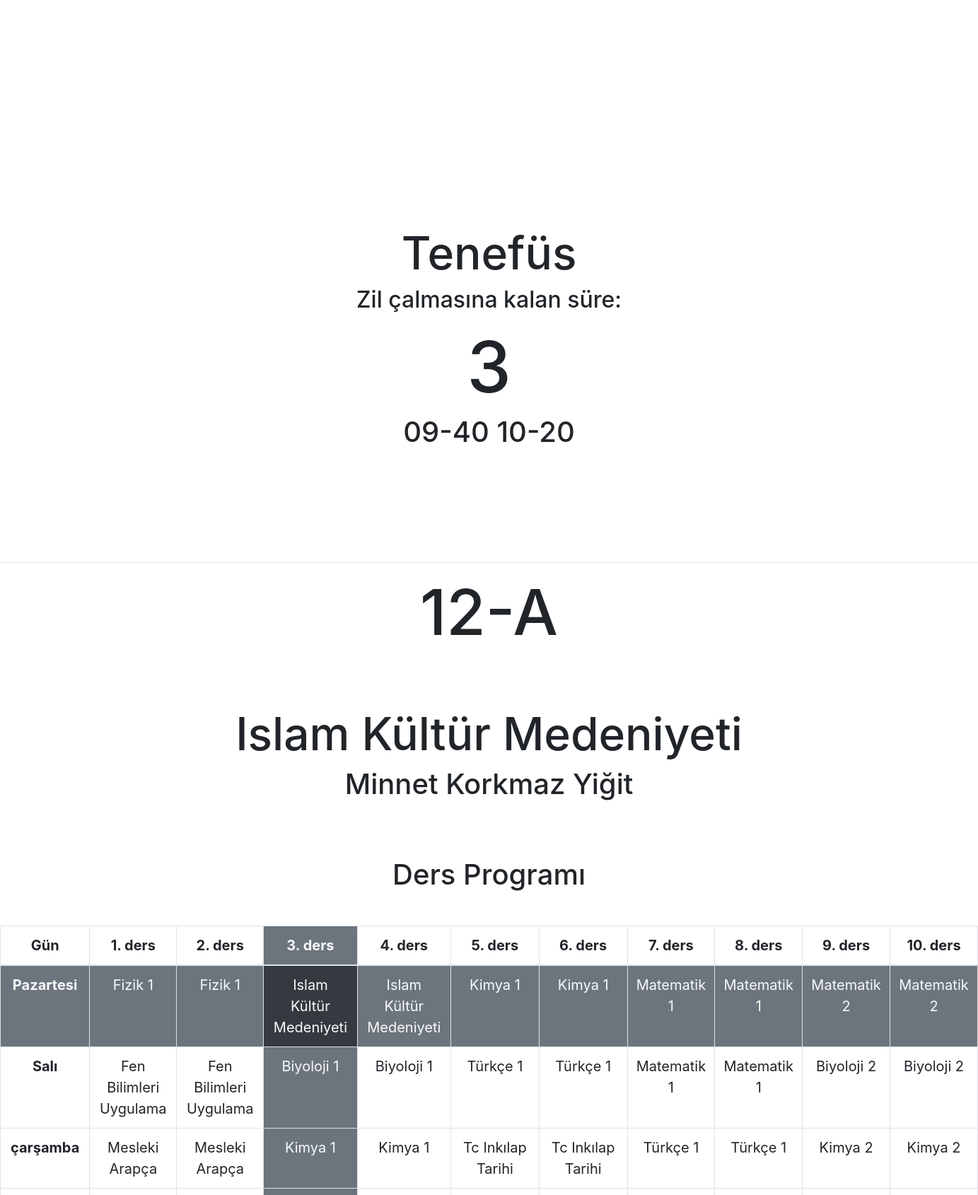
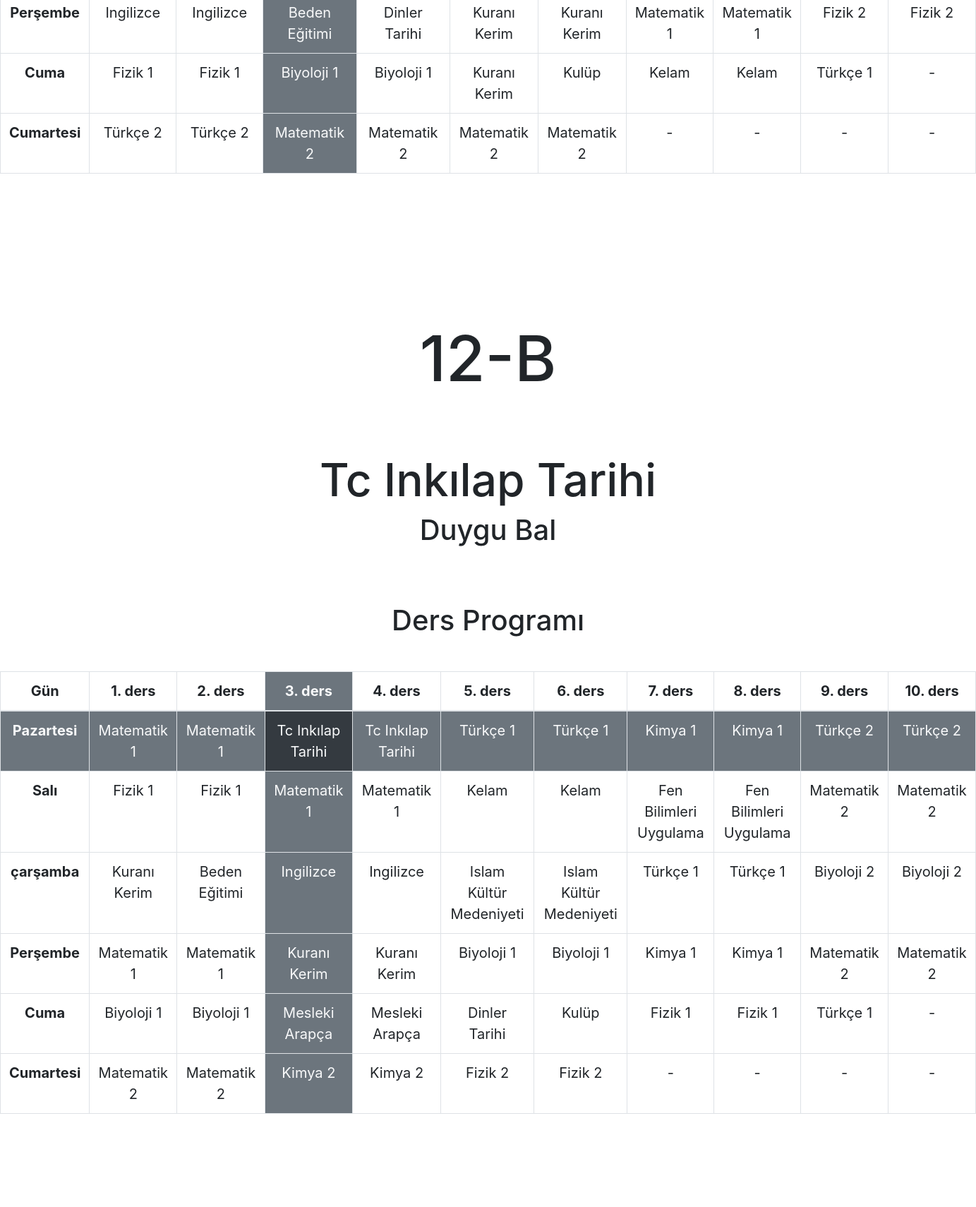
The page / (upper part) on the database its author committed (2 pictures, top to bottom).
### tables this page shows
CREATE TABLE a_day(name TEXT NOT NULL UNIQUE, lessons TEXT NULL);

CREATE TABLE a(id TEXT NOT NULL UNIQUE, name TEXT NOT NULL, teacher TEXT NOT NULL, homework TEXT NULL);

CREATE TABLE b(id TEXT NOT NULL UNIQUE, name TEXT NOT NULL, teacher TEXT NOT NULL, homework TEXT NULL);

### index.php (the view, shortened to what this page needs)
<!DOCTYPE html>
<html lang="en">
<head>
	<link rel="stylesheet" href="https://cdn.jsdelivr.net/npm/bootstrap@4.4.1/dist/css/bootstrap.min.css">
</head>
<body>
<?php
	$day = "monday";
	$time = [9,37];
	$n_saatler = ["08000840", "08500930", "09401020", "10301110", "11201200", "12101250", "13401420", "14301510", "15201600", "16001640"];
	switch ($day) {
		case "monday":
			$day = "pazartesi";
			$times = $n_saatler;
			break;
	}
	function get_day_lessons($day, $class)
	{
		$dir = "sqlite:db.sqlite";
		$database = new PDO($dir);
		$qry = "SELECT lessons FROM ".$class."_day WHERE name='$day'";
		$results = $database->query($qry);
		foreach ($results as $result)
		{
			$row = str_split($result[0], 4);
		}
		return $row;
	}
	function get_all_lessons($class)
	{
		$dir = "sqlite:db.sqlite";
		$database = new PDO($dir);
		$qry = "SELECT lessons FROM ".$class."_day";
		$results = $database->query($qry);
		$week = [];
		foreach ($results as $result)
		{
			$week[] = $result[0];
		}
		return $week;
	}
	function get_lesson($time, $times, $get_day_less)
	{
		for ($less=0; $less < sizeof($times); $less++)
		{
			$current_time_periot = str_split($times[$less], 2);
			$lesson_start_munite = intval($current_time_periot[0])*60+intval($current_time_periot[1]);
			$lesson_end_munite = intval($current_time_periot[2])*60+intval($current_time_periot[3]);
			$time_munite = intval($time[0])*60+intval($time[1]);
			if
			(
				$lesson_start_munite < $time_munite+1 &&
				$time_munite-1 < $lesson_end_munite
			)
			{
				$current_lesson = $get_day_less[$less];
				$tenefus = false;
				$remaining_time = $lesson_end_munite - $time_munite;
				$lesson_periot = $current_time_periot;
				$lesson_number = $less;
				return [$tenefus,$lesson_number,$current_lesson, $remaining_time, $lesson_periot];
			}
			else if
			(
				$less+1 > sizeof($times) || $less+1 == sizeof($times)
			)
			{
				$day_over = true;
				return false;
			}
			else if
			(
				$time_munite > $lesson_end_munite && $time_munite-$lesson_end_munite < 10
			)
			{
				$current_lesson = $get_day_less[$less+1];
				$tenefus = true;
				$remaining_time = 10-$time_munite+$lesson_end_munite;
				$lesson_periot = str_split($times[$less+1], 2);
				$lesson_number = $less+1;
				return [$tenefus,$lesson_number,$current_lesson, $remaining_time, $lesson_periot];
			}
		}
	}
	function lesson_infos($lesson_id, $class)
	{
		if ($lesson_id == "kul1")
		{
			return ["kul1", "kulüp", "-", ""];
		}
		$dir = "sqlite:db.sqlite";
		$database = new PDO($dir);
		$query = "SELECT * FROM $class WHERE id='$lesson_id'";
		$results = $database->query($query);
		foreach ($results as $result)
		{
			$lesson_id = $result[0];
			$lesson_name = $result[1];
			$lesson_teacher = $result[2];
			$homework = $result[3];
		}
		return [$lesson_id, $lesson_name, $lesson_teacher, $homework];
	}
?>
<?php
	$get_day_lessons = get_day_lessons($day, "a");
	$get_all_lessons = get_all_lessons("a");
	$get_lesson = get_lesson($time, $times, $get_day_lessons);
	$lesson_infos = lesson_infos($get_lesson[2], "a");
?>
<div style="margin-top: 20rem;">
<h1 class="text" style="text-align: center; font-size: 64px;" >Tenefüs</h1>
<h1 class="text" style="text-align: center; font-size: 100px;" ><?php echo "<p style='font-size: 32px;'>Zil çalmasına kalan süre:<br></p>".$get_lesson[3]; ?></h1>
<h3 class="text" style="text-align: center; margin-bottom: 10rem; font-size: 40px;" ><?php echo $get_lesson[4][0]."-".$get_lesson[4][1]."  ".$get_lesson[4][2]."-".$get_lesson[4][3]; ?></h3>
</div>
<hr>
<?php
$classes = ["a","b","c","d","e"];
foreach ($classes as $class)
{
	$get_day_lessons = get_day_lessons($day, $class);
	$get_all_lessons = get_all_lessons($class);
	$get_lesson = get_lesson($time, $times, $get_day_lessons);
	$lesson_infos = lesson_infos($get_lesson[2], $class);
?>
<h1 style="font-size: 90px; text-align: center; margin-bottom: 5rem;">12-<?php echo ucwords($class); ?></h1>
<h1 class="text" style="text-align: center; margin-top: 5rem; font-size: 64px;" ><?php echo ucwords($lesson_infos[1]); ?></h1>
<h2 class="text" style="text-align: center; margin-bottom: 5rem; font-size: 40px;" ><?php echo ucwords($lesson_infos[2]); ?></h2>
<h1 style="text-align: center; margin-bottom: 3rem;" class="text">Ders Programı</h1>
<table style="margin: 0 auto 13rem auto; font-size: 20px;" class="table table-bordered">
<thead>
<tr>
  <th scope="col" style='text-align: center;'>Gün</th>
<?php
for($r=0;$r<10;$r++)
{
if ($r == $get_lesson[1] && ($day != "cumartesi" || $class != "d"))
{
	echo '<th scope="col" class="text-light bg-secondary" style="text-align: center;">'.($r+1).'. ders</th>';
}
else
{
	echo '<th scope="col" style="text-align: center;">'.($r+1).'. ders</th>';
}
}
?>
</tr>
</thead>
<tbody>
<?php
$gunler = ["pazartesi","salı","çarşamba","perşembe","cuma","cumartesi"];
if ($class == "d") $gunler = [$gunler[0], $gunler[1], $gunler[2], $gunler[3], $gunler[4]];
for ($a=0;$a<sizeof($gunler);$a++)
{
	$today = $gunler[$a];
	$get_day_lessons = get_day_lessons($today,$class);
	if($gunler[$a] == $day && ($day != "cumartesi" || $day != "d")) echo "<tr class='bg-secondary text-light'>";
	else echo "<tr>";
	echo "<th scope='row' style='text-align: center;'>".ucwords($gunler[$a])."</th>";
	$o = 0;
	foreach ($get_day_lessons as $lesson)
	{
		$ders = lesson_infos($lesson, $class)[1];
		if ($day == "cumartesi" && $class == "d") echo "<td style='text-align: center;'>".ucwords($lesson)."</td>";
		else if (($o == $get_lesson[1] && $gunler[$a] == $day) && ($day != "cumartesi" || $day != "d")) echo "<td style='text-align: center;' class='bg-dark'>".ucwords($ders)."</td>";
		else if ($o == $get_lesson[1] && ($day != "cumartesi" || $day != "d")) echo "<td style='text-align: center;' class='bg-secondary text-light'>".ucwords($ders)."</td>";
		else echo "<td style='text-align: center;'>".ucwords($ders)."</td>";
		$o+=1;
	}
	for($f=sizeof($get_day_lessons); $f<10; $f++)
	{
		echo "<td style='text-align: center;'>-</td>";
	}
	echo "</tr>";
}
?>
</tbody>
</table>
<?php
}
?>
</body>
</html>

### rows shown on the page
a_day: lessons "3", lessons "09", lessons "40", lessons "10", lessons "20"
a: class "A", name "Islam Kültür Medeniyeti", teacher "Minnet Korkmaz Yiğit", a "Pazartesi", ders "Fizik 1", ders "Islam Kültür Medeniyeti", ders "Kimya 1", ders "Matematik 1", ders "Matematik 2", a "Salı", ders "Fen Bilimleri Uygulama", ders "Biyoloji 1", ders "Türkçe 1", ders "Biyoloji 2", a "çarşamba", ders "Mesleki Arapça", ders "Tc Inkılap Tarihi", ders "Kimya 2", a "Perşembe", ders "Ingilizce", ders "Kuranı Kerim", ders "Fizik 2", a "Cuma", ders "Kulüp", ders "Kelam", a "Cumartesi", ders "Türkçe 2"
a: ders "Fizik 1"
a: ders "Kimya 1"
a: ders "Matematik 1"
a: ders "Matematik 2"
a: ders "Fen Bilimleri Uygulama"
a: ders "Biyoloji 1"
a: ders "Türkçe 1"
a: ders "Biyoloji 2"
a: ders "Mesleki Arapça"
a: ders "Tc Inkılap Tarihi", class "B", name "Tc Inkılap Tarihi", teacher "Duygu Bal", a "Pazartesi", ders "Matematik 1", ders "Türkçe 1", ders "Kimya 1", ders "Türkçe 2", a "Salı", ders "Fizik 1", ders "Kelam", ders "Fen Bilimleri Uygulama", ders "Matematik 2", a "çarşamba", ders "Kuranı Kerim", ders "Beden Eğitimi", ders "Ingilizce", ders "Islam Kültür Medeniyeti", ders "Biyoloji 2", a "Perşembe", ders "Biyoloji 1", a "Cuma", ders "Mesleki Arapça", ders "Kulüp", a "Cumartesi", ders "Kimya 2", ders "Fizik 2"
a: ders "Kimya 2"
a: ders "Ingilizce"
a: ders "Beden Eğitimi"
a: ders "Dinler Tarihi"
a: ders "Kuranı Kerim"
a: ders "Fizik 2"
a: ders "Kelam"
a: ders "Türkçe 2"
b: ders "Matematik 1"
b: ders "Türkçe 1"
b: ders "Fizik 1"
b: ders "Matematik 2"
b: ders "Ingilizce"
b: ders "Biyoloji 2"
b: ders "Biyoloji 1"
b: ders "Dinler Tarihi"
b: ders "Fizik 2"
